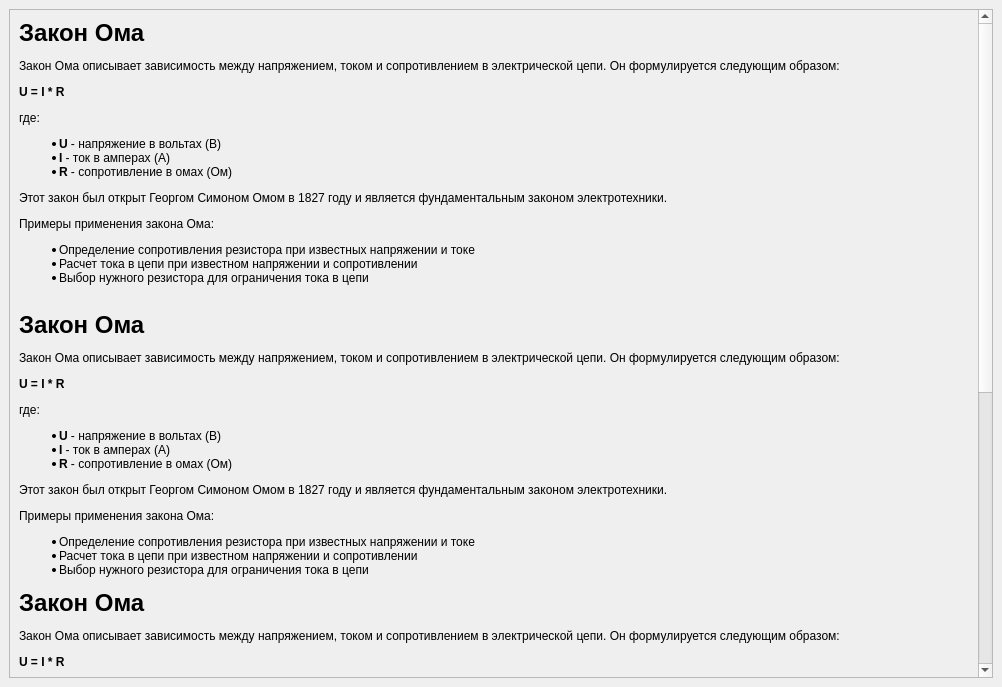
<?xml version="1.0" encoding="UTF-8"?>
<ui version="4.0">
 <class>MainWindow</class>
 <widget class="QMainWindow" name="MainWindow">
  <property name="geometry">
   <rect>
    <x>0</x>
    <y>0</y>
    <width>1002</width>
    <height>687</height>
   </rect>
  </property>
  <property name="windowTitle">
   <string>Закон Ома</string>
  </property>
  <widget class="QWidget" name="centralwidget">
   <layout class="QVBoxLayout" name="verticalLayout">
    <item>
     <widget class="QScrollArea" name="scrollArea">
      <property name="widgetResizable">
       <bool>true</bool>
      </property>
      <widget class="QWidget" name="scrollAreaWidgetContents">
       <property name="geometry">
        <rect>
         <x>0</x>
         <y>-780</y>
         <width>957</width>
         <height>1516</height>
        </rect>
       </property>
       <layout class="QVBoxLayout" name="verticalLayout_2">
        <item>
         <widget class="QLabel" name="label">
          <property name="text">
           <string>&lt;html&gt;&lt;head/&gt;&lt;body&gt;&lt;p&gt;&lt;span style=&quot; font-size:xx-large; font-weight:600;&quot;&gt;Закон Ома&lt;/span&gt;&lt;/p&gt;&lt;p&gt;Закон Ома описывает зависимость между напряжением, током и сопротивлением в электрической цепи. Он формулируется следующим образом: &lt;/p&gt;&lt;p&gt;&lt;span style=&quot; font-weight:600;&quot;&gt;U = I * R&lt;/span&gt;&lt;/p&gt;&lt;p&gt;где: &lt;/p&gt;&lt;ul style=&quot;margin-top: 0px; margin-bottom: 0px; margin-left: 0px; margin-right: 0px; -qt-list-indent: 1;&quot;&gt;&lt;li style=&quot; margin-top:12px; margin-bottom:0px; margin-left:0px; margin-right:0px; -qt-block-indent:0; text-indent:0px;&quot;&gt;&lt;span style=&quot; font-weight:600;&quot;&gt;U&lt;/span&gt; - напряжение в вольтах (В) &lt;/li&gt;&lt;li style=&quot; margin-top:0px; margin-bottom:0px; margin-left:0px; margin-right:0px; -qt-block-indent:0; text-indent:0px;&quot;&gt;&lt;span style=&quot; font-weight:600;&quot;&gt;I&lt;/span&gt; - ток в амперах (А) &lt;/li&gt;&lt;li style=&quot; margin-top:0px; margin-bottom:12px; margin-left:0px; margin-right:0px; -qt-block-indent:0; text-indent:0px;&quot;&gt;&lt;span style=&quot; font-weight:600;&quot;&gt;R&lt;/span&gt; - сопротивление в омах (Ом) &lt;/li&gt;&lt;/ul&gt;&lt;p&gt;Этот закон был открыт Георгом Симоном Омом в 1827 году и является фундаментальным законом электротехники. &lt;/p&gt;&lt;p&gt;Примеры применения закона Ома: &lt;/p&gt;&lt;ul style=&quot;margin-top: 0px; margin-bottom: 0px; margin-left: 0px; margin-right: 0px; -qt-list-indent: 1;&quot;&gt;&lt;li style=&quot; margin-top:12px; margin-bottom:0px; margin-left:0px; margin-right:0px; -qt-block-indent:0; text-indent:0px;&quot;&gt;Определение сопротивления резистора при известных напряжении и токе &lt;/li&gt;&lt;li style=&quot; margin-top:0px; margin-bottom:0px; margin-left:0px; margin-right:0px; -qt-block-indent:0; text-indent:0px;&quot;&gt;Расчет тока в цепи при известном напряжении и сопротивлении &lt;/li&gt;&lt;li style=&quot; margin-top:0px; margin-bottom:12px; margin-left:0px; margin-right:0px; -qt-block-indent:0; text-indent:0px;&quot;&gt;Выбор нужного резистора для ограничения тока в цепи &lt;br/&gt;&lt;/li&gt;&lt;/ul&gt;&lt;p&gt;&lt;span style=&quot; font-size:xx-large; font-weight:600;&quot;&gt;Закон Ома&lt;/span&gt;&lt;/p&gt;&lt;p&gt;Закон Ома описывает зависимость между напряжением, током и сопротивлением в электрической цепи. Он формулируется следующим образом: &lt;/p&gt;&lt;p&gt;&lt;span style=&quot; font-weight:600;&quot;&gt;U = I * R&lt;/span&gt;&lt;/p&gt;&lt;p&gt;где: &lt;/p&gt;&lt;ul style=&quot;margin-top: 0px; margin-bottom: 0px; margin-left: 0px; margin-right: 0px; -qt-list-indent: 1;&quot;&gt;&lt;li style=&quot; margin-top:12px; margin-bottom:0px; margin-left:0px; margin-right:0px; -qt-block-indent:0; text-indent:0px;&quot;&gt;&lt;span style=&quot; font-weight:600;&quot;&gt;U&lt;/span&gt; - напряжение в вольтах (В) &lt;/li&gt;&lt;li style=&quot; margin-top:0px; margin-bottom:0px; margin-left:0px; margin-right:0px; -qt-block-indent:0; text-indent:0px;&quot;&gt;&lt;span style=&quot; font-weight:600;&quot;&gt;I&lt;/span&gt; - ток в амперах (А) &lt;/li&gt;&lt;li style=&quot; margin-top:0px; margin-bottom:12px; margin-left:0px; margin-right:0px; -qt-block-indent:0; text-indent:0px;&quot;&gt;&lt;span style=&quot; font-weight:600;&quot;&gt;R&lt;/span&gt; - сопротивление в омах (Ом) &lt;/li&gt;&lt;/ul&gt;&lt;p&gt;Этот закон был открыт Георгом Симоном Омом в 1827 году и является фундаментальным законом электротехники. &lt;/p&gt;&lt;p&gt;Примеры применения закона Ома: &lt;/p&gt;&lt;ul style=&quot;margin-top: 0px; margin-bottom: 0px; margin-left: 0px; margin-right: 0px; -qt-list-indent: 1;&quot;&gt;&lt;li style=&quot; margin-top:12px; margin-bottom:0px; margin-left:0px; margin-right:0px; -qt-block-indent:0; text-indent:0px;&quot;&gt;Определение сопротивления резистора при известных напряжении и токе &lt;/li&gt;&lt;li style=&quot; margin-top:0px; margin-bottom:0px; margin-left:0px; margin-right:0px; -qt-block-indent:0; text-indent:0px;&quot;&gt;Расчет тока в цепи при известном напряжении и сопротивлении &lt;/li&gt;&lt;li style=&quot; margin-top:0px; margin-bottom:12px; margin-left:0px; margin-right:0px; -qt-block-indent:0; text-indent:0px;&quot;&gt;Выбор нужного резистора для ограничения тока в цепи &lt;/li&gt;&lt;/ul&gt;&lt;p&gt;&lt;span style=&quot; font-size:xx-large; font-weight:600;&quot;&gt;Закон Ома&lt;/span&gt;&lt;/p&gt;&lt;p&gt;Закон Ома описывает зависимость между напряжением, током и сопротивлением в электрической цепи. Он формулируется следующим образом: &lt;/p&gt;&lt;p&gt;&lt;span style=&quot; font-weight:600;&quot;&gt;U = I * R&lt;/span&gt;&lt;/p&gt;&lt;p&gt;где: &lt;/p&gt;&lt;ul style=&quot;margin-top: 0px; margin-bottom: 0px; margin-left: 0px; margin-right: 0px; -qt-list-indent: 1;&quot;&gt;&lt;li style=&quot; margin-top:12px; margin-bottom:0px; margin-left:0px; margin-right:0px; -qt-block-indent:0; text-indent:0px;&quot;&gt;&lt;span style=&quot; font-weight:600;&quot;&gt;U&lt;/span&gt; - напряжение в вольтах (В) &lt;/li&gt;&lt;li style=&quot; margin-top:0px; margin-bottom:0px; margin-left:0px; margin-right:0px; -qt-block-indent:0; text-indent:0px;&quot;&gt;&lt;span style=&quot; font-weight:600;&quot;&gt;I&lt;/span&gt; - ток в амперах (А) &lt;/li&gt;&lt;li style=&quot; margin-top:0px; margin-bottom:12px; margin-left:0px; margin-right:0px; -qt-block-indent:0; text-indent:0px;&quot;&gt;&lt;span style=&quot; font-weight:600;&quot;&gt;R&lt;/span&gt; - сопротивление в омах (Ом) &lt;/li&gt;&lt;/ul&gt;&lt;p&gt;Этот закон был открыт Георгом Симоном Омом в 1827 году и является фундаментальным законом электротехники. &lt;/p&gt;&lt;p&gt;Примеры применения закона Ома: &lt;/p&gt;&lt;ul style=&quot;margin-top: 0px; margin-bottom: 0px; margin-left: 0px; margin-right: 0px; -qt-list-indent: 1;&quot;&gt;&lt;li style=&quot; margin-top:12px; margin-bottom:0px; margin-left:0px; margin-right:0px; -qt-block-indent:0; text-indent:0px;&quot;&gt;Определение сопротивления резистора при известных напряжении и токе &lt;/li&gt;&lt;li style=&quot; margin-top:0px; margin-bottom:0px; margin-left:0px; margin-right:0px; -qt-block-indent:0; text-indent:0px;&quot;&gt;Расчет тока в цепи при известном напряжении и сопротивлении &lt;/li&gt;&lt;li style=&quot; margin-top:0px; margin-bottom:12px; margin-left:0px; margin-right:0px; -qt-block-indent:0; text-indent:0px;&quot;&gt;Выбор нужного резистора для ограничения тока в цепи&lt;/li&gt;&lt;li style=&quot;-qt-paragraph-type:empty; margin-top:0px; margin-bottom:12px; margin-left:0px; margin-right:0px; -qt-block-indent:0; text-indent:0px;&quot;&gt;&lt;br/&gt;&lt;/li&gt;&lt;/ul&gt;&lt;p&gt;&lt;span style=&quot; font-size:xx-large; font-weight:600;&quot;&gt;Закон Ома&lt;/span&gt;&lt;/p&gt;&lt;p&gt;Закон Ома описывает зависимость между напряжением, током и сопротивлением в электрической цепи. Он формулируется следующим образом: &lt;/p&gt;&lt;p&gt;&lt;span style=&quot; font-weight:600;&quot;&gt;U = I * R&lt;/span&gt;&lt;/p&gt;&lt;p&gt;где: &lt;/p&gt;&lt;ul style=&quot;margin-top: 0px; margin-bottom: 0px; margin-left: 0px; margin-right: 0px; -qt-list-indent: 1;&quot;&gt;&lt;li style=&quot; margin-top:12px; margin-bottom:0px; margin-left:0px; margin-right:0px; -qt-block-indent:0; text-indent:0px;&quot;&gt;&lt;span style=&quot; font-weight:600;&quot;&gt;U&lt;/span&gt; - напряжение в вольтах (В) &lt;/li&gt;&lt;li style=&quot; margin-top:0px; margin-bottom:0px; margin-left:0px; margin-right:0px; -qt-block-indent:0; text-indent:0px;&quot;&gt;&lt;span style=&quot; font-weight:600;&quot;&gt;I&lt;/span&gt; - ток в амперах (А) &lt;/li&gt;&lt;li style=&quot; margin-top:0px; margin-bottom:12px; margin-left:0px; margin-right:0px; -qt-block-indent:0; text-indent:0px;&quot;&gt;&lt;span style=&quot; font-weight:600;&quot;&gt;R&lt;/span&gt; - сопротивление в омах (Ом) &lt;/li&gt;&lt;/ul&gt;&lt;p&gt;Этот закон был открыт Георгом Симоном Омом в 1827 году и является фундаментальным законом электротехники. &lt;img src=&quot;:/images/resistance.png&quot;/&gt;&lt;/p&gt;&lt;p&gt;Примеры применения закона Ома: &lt;/p&gt;&lt;ul style=&quot;margin-top: 0px; margin-bottom: 0px; margin-left: 0px; margin-right: 0px; -qt-list-indent: 1;&quot;&gt;&lt;li style=&quot; margin-top:12px; margin-bottom:0px; margin-left:0px; margin-right:0px; -qt-block-indent:0; text-indent:0px;&quot;&gt;Определение сопротивления резистора при известных напряжении и токе &lt;/li&gt;&lt;li style=&quot; margin-top:0px; margin-bottom:0px; margin-left:0px; margin-right:0px; -qt-block-indent:0; text-indent:0px;&quot;&gt;Расчет тока в цепи при известном напряжении и сопротивлении &lt;/li&gt;&lt;li style=&quot; margin-top:0px; margin-bottom:12px; margin-left:0px; margin-right:0px; -qt-block-indent:0; text-indent:0px;&quot;&gt;Выбор нужного резистора для ограничения тока в цепи &lt;/li&gt;&lt;/ul&gt;&lt;/body&gt;&lt;/html&gt;</string>
          </property>
          <property name="wordWrap">
           <bool>true</bool>
          </property>
         </widget>
        </item>
       </layout>
      </widget>
     </widget>
    </item>
   </layout>
  </widget>
 </widget>
 <resources>
  <include location="resources.qrc"/>
 </resources>
 <connections/>
</ui>
